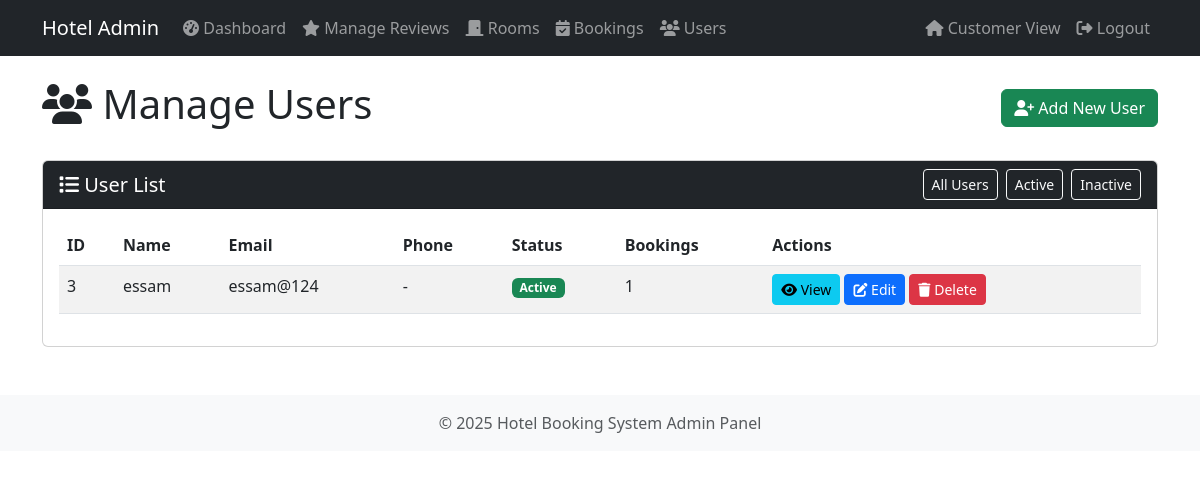
The app's page /admin/users (signed in) with its own data.
### models.py (models this page shows, shortened)
class User(db.Model, UserMixin):
    __tablename__ = 'users'
    id = db.Column(db.Integer, primary_key=True)
    name = db.Column(db.String(100), nullable=False)
    email = db.Column(db.String(100), unique=True, nullable=False)
    password = db.Column(db.String(200), nullable=False)
    phone = db.Column(db.String(20))
    role = db.Column(db.String(20), default='customer')
    bookings = db.relationship('Booking', backref='user', lazy=True)
    reviews = db.relationship('Review', backref='user', lazy=True)

### routes.py (the view)
@app.route('/admin/users')
@login_required
@admin_required
def admin_users():
    users = User.query.all()
    return render_template('admin/users.html', users=users)

### routes.py (called while the page is built)
@login_manager.user_loader
def load_user(user_id):
    return User.query.get(int(user_id))

def admin_required(f):
    @wraps(f)
    def decorated_function(*args, **kwargs):
        if not current_user.is_authenticated or current_user.role != 'admin':
            flash('Access denied. Admin privileges required.', 'danger')
            return redirect(url_for('home'))
        return f(*args, **kwargs)
    return decorated_function

### templates/admin/users.html (shortened to what this page needs)
{% extends "admin/base.html" %}
{% block content %}
<div class="d-flex justify-content-between align-items-center mb-4">
    <h1><i class="fas fa-users"></i> Manage Users</h1>
    <a href="{{ url_for('admin_users') }}" class="btn btn-success">
        <i class="fas fa-user-plus"></i> Add New User
    </a>
</div>
<div class="card">
    <div class="card-header bg-dark text-white">
        <div class="d-flex justify-content-between align-items-center">
            <h5 class="mb-0"><i class="fas fa-list"></i> User List</h5>
            <div>
                <button class="btn btn-sm btn-outline-light" id="btnFilterAll">All Users</button>
                <button class="btn btn-sm btn-outline-light ms-1" id="btnFilterActive">Active</button>
                <button class="btn btn-sm btn-outline-light ms-1" id="btnFilterInactive">Inactive</button>
            </div>
        </div>
    </div>
    <div class="card-body">
        {% if users %}
        <div class="table-responsive">
            <table class="table table-striped" id="usersTable">
                <thead>
                    <tr>
                        <th>ID</th>
                        <th>Name</th>
                        <th>Email</th>
                        <th>Phone</th>
                        <th>Status</th>
                        <th>Bookings</th>
                        <th>Actions</th>
                    </tr>
                </thead>
                <tbody>
                    {% for user in users %}
                    <tr>
                        <td>{{ user.id }}</td>
                        <td>{{ user.name }}</td>
                        <td>{{ user.email }}</td>
                        <td>{{ user.phone or "-" }}</td>
                        <td>
                            <span class="badge {% if user.is_active %}bg-success{% else %}bg-danger{% endif %}" data-status="{{ 'active' if user.is_active else 'inactive' }}">
                                {% if user.is_active %}Active{% else %}Inactive{% endif %}
                            </span>
                        </td>
                        <td>{{ user.bookings|length }}</td>
                        <td>
                            <a href="{{ url_for('admin_user_detail', user_id=user.id) }}" class="btn btn-sm btn-info">
                                <i class="fas fa-eye"></i> View
                            </a>
                            <a href="{{ url_for('admin_edit_user', user_id=user.id) }}" class="btn btn-sm btn-primary">
                                <i class="fas fa-edit"></i> Edit
                            </a>
                            <button type="button" class="btn btn-sm btn-danger" data-bs-toggle="modal" data-bs-target="#deleteModal{{ user.id }}">
                                <i class="fas fa-trash"></i> Delete
                            </button>
                        </td>
                    </tr>
                    {% endfor %}
                </tbody>
            </table>
        </div>
        {% else %}
        <div class="alert alert-info">
            <i class="fas fa-info-circle"></i> No users have been registered yet.
        </div>
        {% endif %}
    </div>
</div>
{% endblock %}

### records on screen
User: id "3", name "essam", email "essam@124", phone "-", bookings|length "1"
